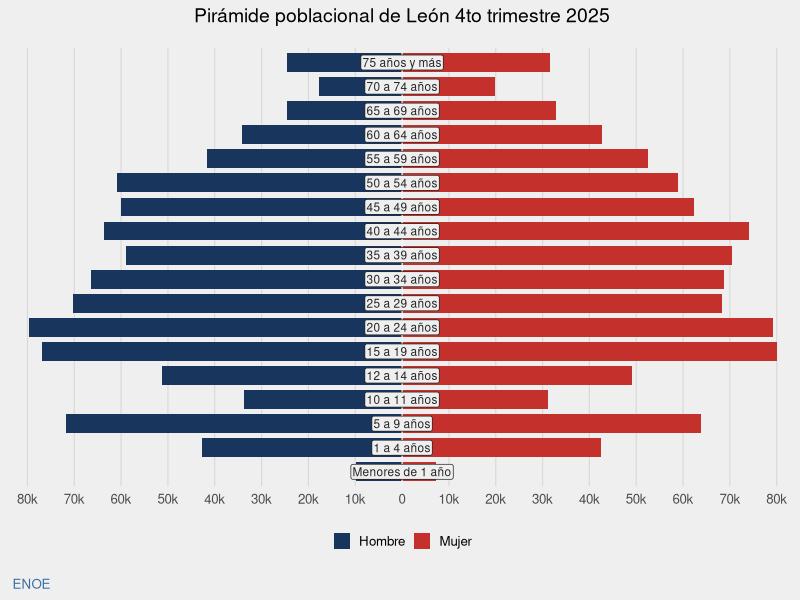
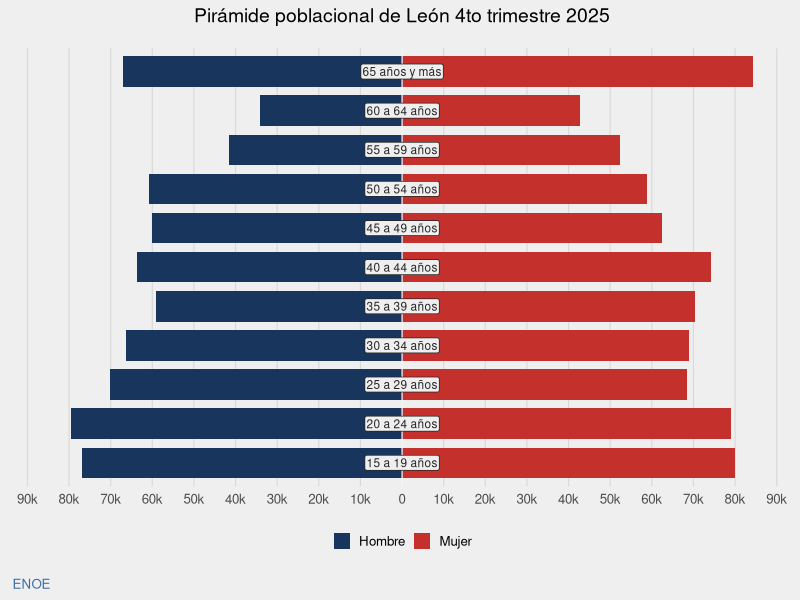
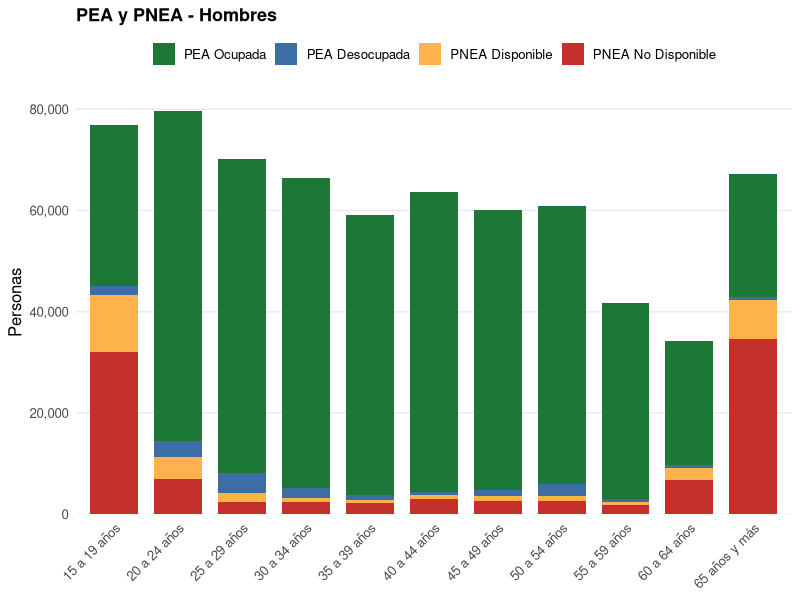
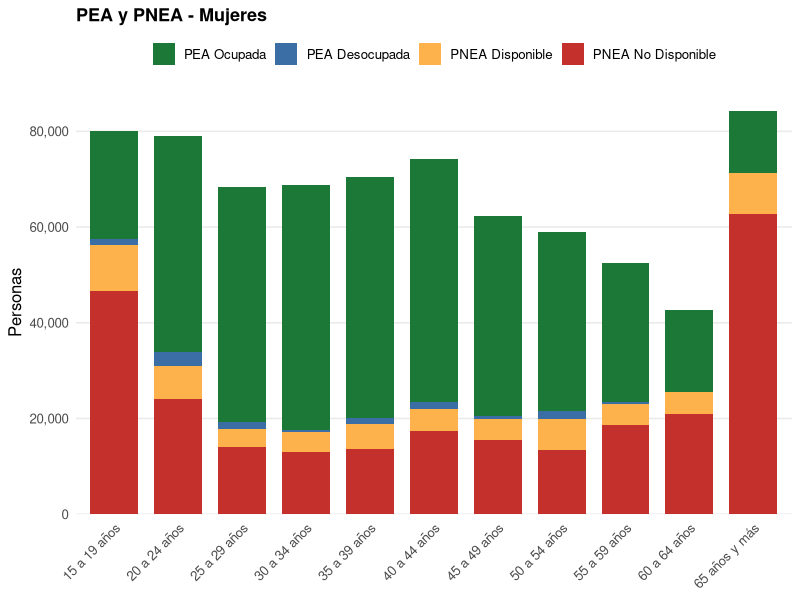
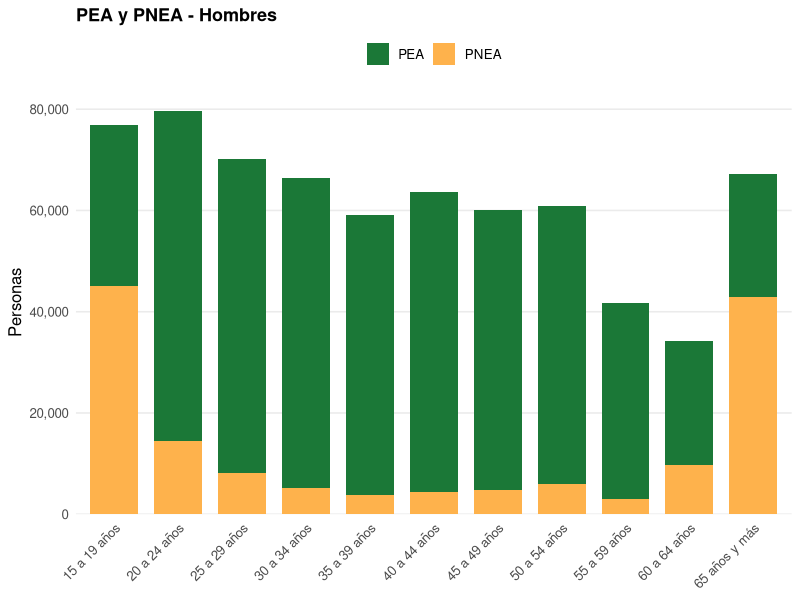
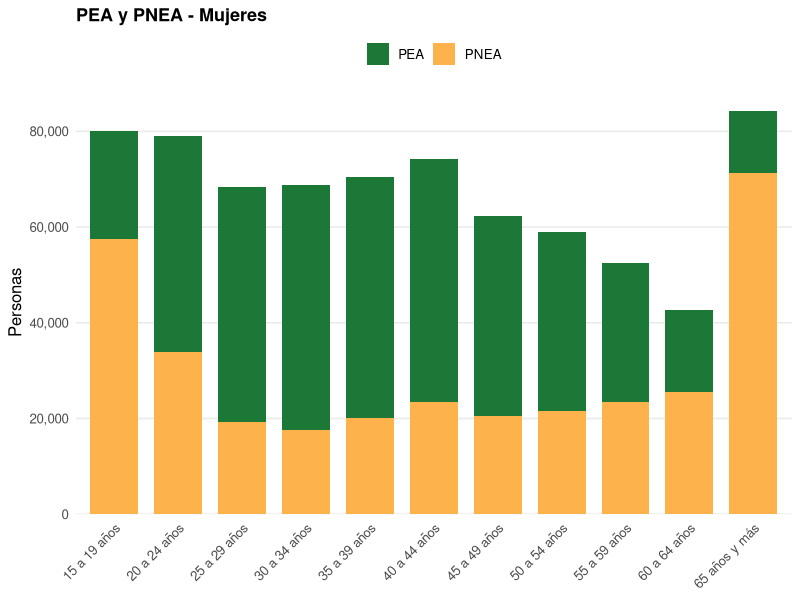
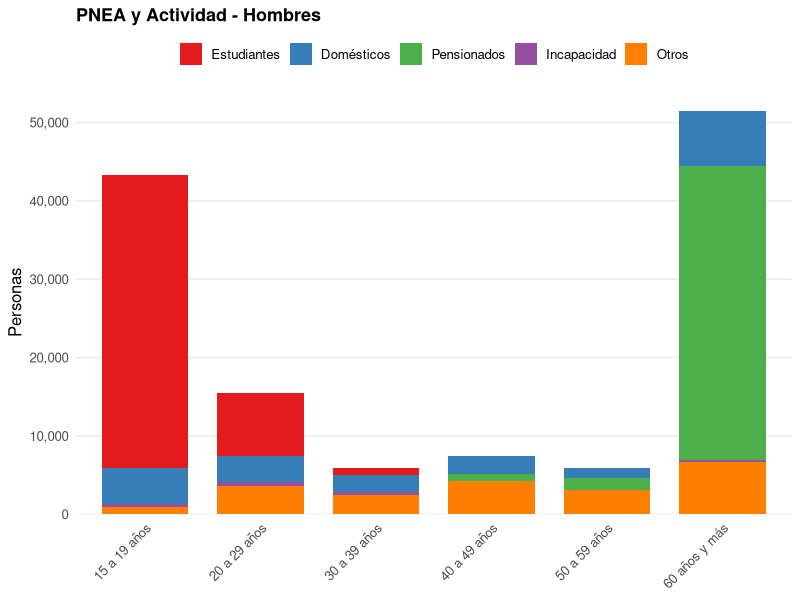
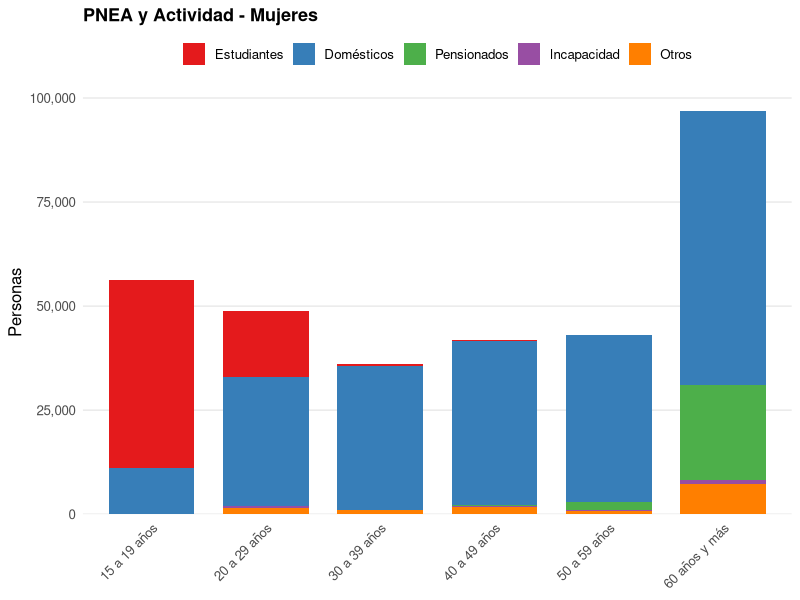

Here is the R script that generated these plots, in order:
## ---- chunk 1
#| include: false

library(tidyverse)
library(RColorBrewer)
library(writexl)
library(openxlsx)
library(kableExtra)
library(readxl)
library(tidyr)
## ---- chunk 2
#| code-fold: true
#| fig-align: center

data_pob_complete <- read_excel("./data_input/A_1_Pob_Edad_Sexo_complete_4t.xlsx")
orden_grupos_edad <- c(
  "Menores de 1 año", "1 a 4 años","5 a 9 años", "10 a 11 años", "12 a 14 años",
  "15 a 19 años", "20 a 24 años", "25 a 29 años", "30 a 34 años",
  "35 a 39 años", "40 a 44 años", "45 a 49 años", "50 a 54 años",
  "55 a 59 años", "60 a 64 años", "65 a 69 años", "70 a 74 años",
  "75 años y más"
)

data_pob_complete$Grupo <- factor(data_pob_complete$Grupo, levels = orden_grupos_edad)
data_pob_complete$Sexo <- factor(data_pob_complete$Sexo, levels = c("Hombres", "Mujeres"))

grafica_piramide <- function(pob)
{  
pob <- pob |> dplyr::select(Sexo, Grupo, Poblacion) 

pob <- pob |> 
  mutate(
    pob_dir = ifelse(Sexo == "Hombres", -Poblacion, Poblacion)  # signo para el lado
  )

# Límite simétrico del eje (redondeado a la decena de millar superior)
lim <- ceiling(max(pob$Poblacion) / 10000) * 10000
cortes <- seq(-lim, lim, by = 10000)

colores <- c("Hombres" = "#18365d",  
             "Mujeres" = "#c4302b")  

etiquetas <- pob |>  distinct(Grupo)

p <- ggplot(pob, aes(x = pob_dir, y = Grupo, fill = Sexo)) +
  geom_col(width = 0.78) +
  geom_vline(xintercept = 0, color = "white", linewidth = 0.4) +
  # Etiqueta del grupo quinquenal centrada sobre el eje 0.
  # fill = color del fondo para enmascarar las barras detrás; label.size = 0 quita el borde.
  geom_label(
    data = etiquetas,
    aes(x = 0, y = Grupo, label = Grupo),
    inherit.aes = FALSE,
    fill = "#efefef", color = "grey15",
    linewidth = 0, label.padding = unit(0.12, "lines"),
    size = 3
  ) +
  scale_x_continuous(
    breaks = cortes,
    labels = function(x) ifelse(x == 0, "0", paste0(abs(x) / 1000, "k")),
    limits = c(-lim, lim),
    expand = expansion(mult = c(0.02, 0.02))
  ) +
  scale_fill_manual(
    values = colores,
    labels = c("Hombres" = "Hombre", "Mujeres" = "Mujer"),  # leyenda como en la figura
    name   = NULL
  ) +
  labs(
    title   = "Pirámide poblacional de León 4to trimestre 2025",
    x = NULL, y = NULL,
    caption = "ENOE"
  ) +
  theme_minimal(base_size = 12) +
  theme(
    plot.background   = element_rect(fill = "#efefef", color = NA),
    panel.background  = element_rect(fill = "#efefef", color = NA),
    panel.grid.major.x = element_line(color = "#d9d9d9", linewidth = 0.4),
    panel.grid.minor   = element_blank(),
    panel.grid.major.y = element_blank(),
    axis.text.y  = element_blank(),   # la figura original no rotula los grupos
    axis.ticks   = element_blank(),
    plot.title   = element_text(hjust = 0.5, size = 14, margin = margin(b = 15)),
    plot.caption = element_text(hjust = 0, color = "#3a6ea5", margin = margin(t = 15)),
    legend.position = "bottom",
    legend.key.size = unit(0.9, "lines")
  )

return(p)
}

piramide_complete <- grafica_piramide(data_pob_complete)
print(piramide_complete)

## ---- chunk 3
#| code-fold: true
#| fig-align: center

data_pob <- read_excel("./data_input/A_2_Pob_Edad_Sexo_4t.xlsx")
orden_grupos_edad <- c(
  "15 a 19 años", "20 a 24 años", "25 a 29 años", "30 a 34 años",
  "35 a 39 años", "40 a 44 años", "45 a 49 años", "50 a 54 años",
  "55 a 59 años", "60 a 64 años", "65 años y más"
)

data_pob$Grupo <- factor(data_pob$Grupo, levels = orden_grupos_edad)
data_pob$Sexo <- factor(data_pob$Sexo, levels = c("Hombres", "Mujeres"))



piramide_pob <- grafica_piramide(data_pob)
print(piramide_pob)

## ---- chunk 4
#| code-fold: true
#| fig-align: center

data_pea_pnea <- read_excel("./data_input/A_3_PEA_PNEA_4t.xlsx")

orden_grupos_edad <- c(
  "15 a 19 años", "20 a 24 años", "25 a 29 años", "30 a 34 años",
  "35 a 39 años", "40 a 44 años", "45 a 49 años", "50 a 54 años",
  "55 a 59 años", "60 a 64 años", "65 años y más")
orden_condicion <- c("PEA Ocupada", "PEA Desocupada", "PNEA Disponible", "PNEA No Disponible")

data_pea_pnea$Grupo <- factor(data_pea_pnea$Grupo, levels = orden_grupos_edad)
data_pea_pnea$Sexo <- factor(data_pea_pnea$Sexo, levels = c("Hombres", "Mujeres"))
data_pea_pnea$Condicion <- factor(data_pea_pnea$Condicion, levels = orden_condicion)

colores <- c("PEA Ocupada" = "#1b7837", "PEA Desocupada" = "#3a6ea5", 
             "PNEA Disponible" = "#feb24c", "PNEA No Disponible" = "#c4302b")

# Función: diagrama de barras apiladas para un sexo
grafico_pea_pnea_general <- function(sx) {
  ggplot(filter(data_pea_pnea, Sexo == sx),
         aes(x = Grupo, y = Poblacion, fill = Condicion)) +
    geom_col(width = 0.75) +
    scale_fill_manual(values = colores, name = NULL) +
    scale_y_continuous(labels = scales::comma,
                       expand = expansion(mult = c(0, 0.05))) +
    labs(title = paste0("PEA y PNEA - ", sx),
         x = NULL, y = "Personas") +
    theme_minimal(base_size = 12) +
    theme(
      axis.text.x        = element_text(angle = 45, hjust = 1),
      panel.grid.major.x = element_blank(),
      panel.grid.minor   = element_blank(),
      legend.position    = "top",
      plot.title         = element_text(face = "bold", size = 13)
    )
}

p_hombres <- grafico_pea_pnea_general("Hombres")
p_mujeres <- grafico_pea_pnea_general("Mujeres")

print(p_hombres)
print(p_mujeres)

## ---- chunk 5
#| code-fold: true
#| fig-align: center


data_pea_pnea$Condicion_estudio <- factor(data_pea_pnea$Condicion_estudio, levels = c("PEA", "PNEA"))

colores <- c("PEA" = "#1b7837", "PNEA" = "#feb24c")

# Función: diagrama de barras apiladas para un sexo
grafico_pea_pnea <- function(sx) {
  ggplot(filter(data_pea_pnea, Sexo == sx),
         aes(x = Grupo, y = Poblacion, fill = Condicion_estudio)) +
    geom_col(width = 0.75) +
    scale_fill_manual(values = colores, name = NULL) +
    scale_y_continuous(labels = scales::comma,
                       expand = expansion(mult = c(0, 0.05))) +
    labs(title = paste0("PEA y PNEA - ", sx),
         x = NULL, y = "Personas") +
    theme_minimal(base_size = 12) +
    theme(
      axis.text.x        = element_text(angle = 45, hjust = 1),
      panel.grid.major.x = element_blank(),
      panel.grid.minor   = element_blank(),
      legend.position    = "top",
      plot.title         = element_text(face = "bold", size = 13)
    )
}

p_hombres <- grafico_pea_pnea("Hombres")
p_mujeres <- grafico_pea_pnea("Mujeres")

print(p_hombres)
print(p_mujeres)

## ---- chunk 6
#| code-fold: true
#| fig-align: center

data_pnea_actividad_b <- read_excel("./data_input/A_4_PNEA_Actividad_4t.xlsx")

orden_grupos_edad <- c(
  "15 a 19 años", "20 a 29 años", "30 a 39 años",
  "40 a 49 años", "50 a 59 años", "60 años y más")

orden_condicion <- c("Estudiantes", "Domésticos", "Pensionados", "Incapacidad", "Otros")

data_pnea_actividad_b$Grupo <- factor(data_pnea_actividad_b$Grupo, levels = orden_grupos_edad)
data_pnea_actividad_b$Sexo <- factor(data_pnea_actividad_b$Sexo, levels = c("Hombres", "Mujeres"))
data_pnea_actividad_b$Condicion <- factor(data_pnea_actividad_b$Condicion, levels = orden_condicion)



# Función: diagrama de barras apiladas para un sexo
grafico_actividad_sexo <- function(sx) {
  ggplot(filter(data_pnea_actividad_b, Sexo == sx),
         aes(x = Grupo, y = Poblacion, fill = Condicion)) +
    geom_col(width = 0.75) +
    scale_fill_brewer(palette = "Set1", name = NULL) +
    scale_y_continuous(labels = scales::comma,
                       expand = expansion(mult = c(0, 0.05))) +
    labs(title = paste0("PNEA y Actividad - ", sx),
         x = NULL, y = "Personas") +
    theme_minimal(base_size = 12) +
    theme(
      axis.text.x        = element_text(angle = 45, hjust = 1),
      panel.grid.major.x = element_blank(),
      panel.grid.minor   = element_blank(),
      legend.position    = "top",
      plot.title         = element_text(face = "bold", size = 13)
    )
}

p_hombres <- grafico_actividad_sexo("Hombres")
p_mujeres <- grafico_actividad_sexo("Mujeres")

print(p_hombres)
print(p_mujeres)
## ---- chunk 7
#| code-fold: true
#| fig-align: center
#| fig-width: 10

data_ocup <- read_excel("./data_input/A_5_PO_ocupacion_4t.xlsx")

orden_ocupacion <- c("Profesionales, técnicos y trabajadores del arte", 
                     "Trabajadores de la educación", "Funcionarios y directivos", 
                     "Oficinistas", "Trabajadores industriales, artesanos y ayudantes", 
                     "Comerciantes", "Operadores de transportes", "Trabajadores en servicios personales", "Trabajadores en protección y vigilancia", "Trabajadores agropecuarios", "No especificado")

data_ocup$Grupo_ocupacion <- factor(data_ocup$Grupo_ocupacion, levels = orden_ocupacion)
data_ocup$Sexo <- factor(data_ocup$Sexo, levels = c("Hombres", "Mujeres"))




ggplot(data_ocup, aes(x = Sexo, y = Porcentaje_est_sexo, fill = Grupo_ocupacion)) +
  geom_col(width = 0.75) +
  scale_fill_brewer(palette = "Spectral", name = NULL) +
  labs(title = "Distribución estimada ocupacional de la población ocupada",
       x = NULL, y = "Proporción") +
  theme_minimal(base_size = 12) +
  theme(
    axis.text.x        = element_text(angle = 45, hjust = 0.5),
    panel.grid.major.x = element_blank(),
    panel.grid.minor   = element_blank(),
    legend.position    = "right",
    plot.title         = element_text(face = "bold", size = 13)
  )



## ---- chunk 8
#| code-fold: true
#| fig-align: center


data_ing <- read_excel("./data_input/A_6_PO_ingreso_4t.xlsx")

orden_ocupacion <- c("Profesionales, técnicos y trabajadores del arte", 
                     "Trabajadores de la educación", "Funcionarios y directivos", 
                     "Oficinistas", "Trabajadores industriales, artesanos y ayudantes", 
                     "Comerciantes", "Operadores de transportes", "Trabajadores en servicios personales", "Trabajadores en protección y vigilancia", "Trabajadores agropecuarios", "No especificado")

orden_nivel_ingreso <- c("Hasta un s.m.", "1 a 2 s.m.", "2 a 3 s.m.", "3 a 5 s.m.",
                         "Más de 5 s.m.", "No ingresos", "No especifica")

data_ing$Grupo_ocupacion <- factor(data_ing$Grupo_ocupacion, levels = orden_ocupacion)
data_ing$label_ocupacion <- factor(data_ing$label_ocupacion)
data_ing$Sexo <- factor(data_ing$Sexo, levels = c("Hombres", "Mujeres"))
data_ing$Nivel_ingresos <- factor(data_ing$Nivel_ingresos, levels = orden_nivel_ingreso)



ggplot(data_ing, aes(x = label_ocupacion, y = Pob_est, fill = Nivel_ingresos)) +
  geom_col(width = 0.75) +
  scale_fill_brewer(palette = "Spectral", name = NULL) +
  labs(title = "Distribución de ingresos por ocupación",
       x = "Ocupación", y = "Población") +
  theme_minimal(base_size = 12) +
  theme(
    #axis.text.x        = element_text(angle = 90),
    panel.grid.major.x = element_blank(),
    panel.grid.minor   = element_blank(),
    legend.position    = "right",
    plot.title         = element_text(face = "bold", size = 13)
  )

data_ing |> filter(Sexo == "Hombres") |>
ggplot(aes(x = label_ocupacion, y = Pob_est, fill = Nivel_ingresos)) +
  geom_col(width = 0.75) +
  scale_fill_brewer(palette = "Spectral", name = NULL) +
  labs(title = "Distribución de ingresos por ocupación-Hombres",
       x = "Ocupación", y = "Población") +
  theme_minimal(base_size = 12) +
  theme(
    #axis.text.x        = element_text(angle = 90),
    panel.grid.major.x = element_blank(),
    panel.grid.minor   = element_blank(),
    legend.position    = "right",
    plot.title         = element_text(face = "bold", size = 13)
  )

data_ing |> filter(Sexo == "Mujeres") |>
ggplot(aes(x = label_ocupacion, y = Pob_est, fill = Nivel_ingresos)) +
  geom_col(width = 0.75) +
  scale_fill_brewer(palette = "Spectral", name = NULL) +
  labs(title = "Distribución de ingresos por ocupación-Mujeres",
       x = "Ocupación", y = "Población") +
  theme_minimal(base_size = 12) +
  theme(
    #axis.text.x        = element_text(angle = 90),
    panel.grid.major.x = element_blank(),
    panel.grid.minor   = element_blank(),
    legend.position    = "right",
    plot.title         = element_text(face = "bold", size = 13)
  )
